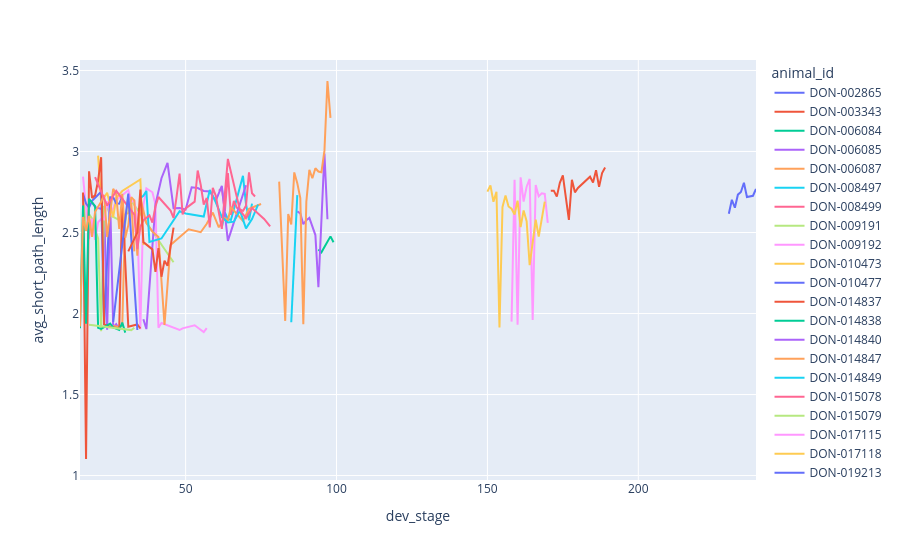

The cell this chart's notebook holds for it:
### Code cell
fig = px.line(
    summaries_df_connect_thresh,
    x="dev_stage",
    y="avg_short_path_length",
    color="animal_id",
)
fig.show()

### Figure 1 — Plotly figure (JSON) as saved in the notebook; plotly's stock layout.template omitted (floating-point values rounded to 4 significant figures)
{"data": [{"hovertemplate": "animal_id=DON-002865<br>dev_stage=%{x}<br>avg_short_path_length=%{y}<extra></extra>", "legendgroup": "DON-002865", "line": {"color": "#636efa", "dash": "solid"}, "marker": {"symbol": "circle"}, "mode": "lines", "name": "DON-002865", "orientation": "v", "showlegend": true, "type": "scatter", "x": [230, 231, 232, 233, 234, 235, 236, 238, 239], "xaxis": "x", "y": [2.616, 2.702, 2.653, 2.734, 2.75, 2.807, 2.719, 2.727, 2.768], "yaxis": "y"}, {"hovertemplate": "animal_id=DON-003343<br>dev_stage=%{x}<br>avg_short_path_length=%{y}<extra></extra>", "legendgroup": "DON-003343", "line": {"color": "#EF553B", "dash": "solid"}, "marker": {"symbol": "circle"}, "mode": "lines", "name": "DON-003343", "orientation": "v", "showlegend": true, "type": "scatter", "x": [171, 172, 173, 174, 175, 177, 178, 179, 180, 184, 185, 186, 187, 188, 189], "xaxis": "x", "y": [2.757, 2.758, 2.722, 2.806, 2.853, 2.578, 2.826, 2.748, 2.775, 2.844, 2.808, 2.885, 2.782, 2.867, 2.901], "yaxis": "y"}, {"hovertemplate": "animal_id=DON-006084<br>dev_stage=%{x}<br>avg_short_path_length=%{y}<extra></extra>", "legendgroup": "DON-006084", "line": {"color": "#00cc96", "dash": "solid"}, "marker": {"symbol": "circle"}, "mode": "lines", "name": "DON-006084", "orientation": "v", "showlegend": true, "type": "scatter", "x": [20], "xaxis": "x", "y": [1.985], "yaxis": "y"}, {"hovertemplate": "animal_id=DON-006085<br>dev_stage=%{x}<br>avg_short_path_length=%{y}<extra></extra>", "legendgroup": "DON-006085", "line": {"color": "#ab63fa", "dash": "solid"}, "marker": {"symbol": "circle"}, "mode": "lines", "name": "DON-006085", "orientation": "v", "showlegend": true, "type": "scatter", "x": [19, 20, 22, 23, 24, 25, 26, 27, 28], "xaxis": "x", "y": [2.687, 2.657, 2.646, 2.66, 1.899, 2.692, 1.914, 1.934, 1.903], "yaxis": "y"}, {"hovertemplate": "animal_id=DON-006087<br>dev_stage=%{x}<br>avg_short_path_length=%{y}<extra></extra>", "legendgroup": "DON-006087", "line": {"color": "#FFA15A", "dash": "solid"}, "marker": {"symbol": "circle"}, "mode": "lines", "name": "DON-006087", "orientation": "v", "showlegend": true, "type": "scatter", "x": [26, 28, 29, 30, 31, 32, 33], "xaxis": "x", "y": [1.923, 1.916, 1.925, 2.613, 2.62, 2.685, 2.383], "yaxis": "y"}, {"hovertemplate": "animal_id=DON-008497<br>dev_stage=%{x}<br>avg_short_path_length=%{y}<extra></extra>", "legendgroup": "DON-008497", "line": {"color": "#19d3f3", "dash": "solid"}, "marker": {"symbol": "circle"}, "mode": "lines", "name": "DON-008497", "orientation": "v", "showlegend": true, "type": "scatter", "x": [62, 63, 64, 65, 67, 69, 70, 71, 72], "xaxis": "x", "y": [2.534, 2.623, 2.584, 2.577, 2.712, 2.85, 2.677, 2.576, 2.678], "yaxis": "y"}, {"hovertemplate": "animal_id=DON-008499<br>dev_stage=%{x}<br>avg_short_path_length=%{y}<extra></extra>", "legendgroup": "DON-008499", "line": {"color": "#FF6692", "dash": "solid"}, "marker": {"symbol": "circle"}, "mode": "lines", "name": "DON-008499", "orientation": "v", "showlegend": true, "type": "scatter", "x": [61, 62, 63, 64, 65, 66, 67, 69, 70, 71, 72, 73], "xaxis": "x", "y": [2.757, 2.773, 2.63, 2.866, 2.608, 2.695, 2.653, 2.633, 2.665, 2.871, 2.743, 2.722], "yaxis": "y"}, {"hovertemplate": "animal_id=DON-009191<br>dev_stage=%{x}<br>avg_short_path_length=%{y}<extra></extra>", "legendgroup": "DON-009191", "line": {"color": "#B6E880", "dash": "solid"}, "marker": {"symbol": "circle"}, "mode": "lines", "name": "DON-009191", "orientation": "v", "showlegend": true, "type": "scatter", "x": [16, 17, 18, 19, 20, 21, 22, 23, 24, 25, 30, 31, 46], "xaxis": "x", "y": [2.735, 2.524, 2.614, 2.586, 2.519, 2.463, 1.891, 2.658, 2.656, 2.606, 2.558, 2.724, 2.316], "yaxis": "y"}, {"hovertemplate": "animal_id=DON-009192<br>dev_stage=%{x}<br>avg_short_path_length=%{y}<extra></extra>", "legendgroup": "DON-009192", "line": {"color": "#FF97FF", "dash": "solid"}, "marker": {"symbol": "circle"}, "mode": "lines", "name": "DON-009192", "orientation": "v", "showlegend": true, "type": "scatter", "x": [16, 18, 19, 20, 21, 22, 23, 24, 25, 27, 31, 32, 33, 34, 35, 36, 37, 39, 40, 41, 42, 48, 49, 53, 56, 57], "xaxis": "x", "y": [2.844, 2.459, 2.585, 2.454, 2.563, 2.583, 2.58, 2.692, 2.603, 2.698, 2.76, 2.69, 2.697, 2.569, 1.903, 2.669, 2.772, 2.748, 2.672, 1.913, 1.942, 1.898, 1.908, 1.927, 1.885, 1.91], "yaxis": "y"}, {"hovertemplate": "animal_id=DON-010473<br>dev_stage=%{x}<br>avg_short_path_length=%{y}<extra></extra>", "legendgroup": "DON-010473", "line": {"color": "#FECB52", "dash": "solid"}, "marker": {"symbol": "circle"}, "mode": "lines", "name": "DON-010473", "orientation": "v", "showlegend": true, "type": "scatter", "x": [21, 22, 24, 26, 27, 29, 35, 36], "xaxis": "x", "y": [2.975, 2.691, 2.745, 2.594, 2.713, 2.756, 2.827, 2.422], "yaxis": "y"}, {"hovertemplate": "animal_id=DON-010477<br>dev_stage=%{x}<br>avg_short_path_length=%{y}<extra></extra>", "legendgroup": "DON-010477", "line": {"color": "#636efa", "dash": "solid"}, "marker": {"symbol": "circle"}, "mode": "lines", "name": "DON-010477", "orientation": "v", "showlegend": true, "type": "scatter", "x": [16, 17, 18, 19, 22, 23, 25, 26, 27, 28, 29], "xaxis": "x", "y": [2.739, 2.678, 2.653, 2.696, 2.751, 1.93, 2.717, 2.718, 2.68, 2.677, 2.723], "yaxis": "y"}, {"hovertemplate": "animal_id=DON-014837<br>dev_stage=%{x}<br>avg_short_path_length=%{y}<extra></extra>", "legendgroup": "DON-014837", "line": {"color": "#EF553B", "dash": "solid"}, "marker": {"symbol": "circle"}, "mode": "lines", "name": "DON-014837", "orientation": "v", "showlegend": true, "type": "scatter", "x": [16, 17, 18, 19, 20, 21, 22, 23, 25, 28, 29, 31, 34, 35], "xaxis": "x", "y": [2.746, 1.102, 2.878, 2.714, 2.729, 2.82, 2.965, 1.932, 1.919, 1.908, 2.71, 1.918, 1.933, 1.908], "yaxis": "y"}, {"hovertemplate": "animal_id=DON-014838<br>dev_stage=%{x}<br>avg_short_path_length=%{y}<extra></extra>", "legendgroup": "DON-014838", "line": {"color": "#00cc96", "dash": "solid"}, "marker": {"symbol": "circle"}, "mode": "lines", "name": "DON-014838", "orientation": "v", "showlegend": true, "type": "scatter", "x": [15, 16, 17, 18, 20, 21, 22, 24, 25, 26, 28, 29, 30], "xaxis": "x", "y": [1.909, 2.667, 1.937, 2.708, 2.662, 1.912, 1.905, 1.929, 1.938, 1.914, 1.898, 1.944, 1.882], "yaxis": "y"}, {"hovertemplate": "animal_id=DON-014840<br>dev_stage=%{x}<br>avg_short_path_length=%{y}<extra></extra>", "legendgroup": "DON-014840", "line": {"color": "#ab63fa", "dash": "solid"}, "marker": {"symbol": "circle"}, "mode": "lines", "name": "DON-014840", "orientation": "v", "showlegend": true, "type": "scatter", "x": [36, 37, 40, 42, 44, 46, 48, 50, 52, 54, 56, 58, 60, 62, 64, 70], "xaxis": "x", "y": [1.965, 1.904, 2.673, 2.835, 2.93, 2.65, 2.652, 2.642, 2.779, 2.774, 2.756, 2.753, 2.696, 2.788, 2.448, 2.792], "yaxis": "y"}, {"hovertemplate": "animal_id=DON-014847<br>dev_stage=%{x}<br>avg_short_path_length=%{y}<extra></extra>", "legendgroup": "DON-014847", "line": {"color": "#FFA15A", "dash": "solid"}, "marker": {"symbol": "circle"}, "mode": "lines", "name": "DON-014847", "orientation": "v", "showlegend": true, "type": "scatter", "x": [15, 16, 17, 18, 19, 20, 22, 23, 24, 25, 26, 27, 28, 29, 30, 31, 32, 33, 34, 35, 37, 39, 41, 43, 45, 51, 55, 57, 59, 61, 63, 64, 65, 69, 71, 75], "xaxis": "x", "y": [1.92, 2.595, 2.51, 2.603, 2.473, 2.628, 2.69, 2.731, 2.472, 2.627, 2.77, 2.737, 2.522, 2.738, 2.468, 2.544, 2.718, 2.699, 2.357, 2.709, 2.558, 2.505, 2.473, 1.929, 2.422, 2.52, 2.502, 2.554, 2.623, 2.532, 2.59, 2.573, 2.657, 2.571, 2.647, 2.676], "yaxis": "y"}, {"hovertemplate": "animal_id=DON-014849<br>dev_stage=%{x}<br>avg_short_path_length=%{y}<extra></extra>", "legendgroup": "DON-014849", "line": {"color": "#19d3f3", "dash": "solid"}, "marker": {"symbol": "circle"}, "mode": "lines", "name": "DON-014849", "orientation": "v", "showlegend": true, "type": "scatter", "x": [35, 36, 37, 38, 42, 48, 50, 56, 58, 60, 62, 64, 66, 68, 70, 72, 74], "xaxis": "x", "y": [2.714, 2.727, 2.757, 2.442, 2.463, 2.631, 2.617, 2.598, 2.762, 2.687, 2.595, 2.562, 2.567, 2.635, 2.525, 2.583, 2.673], "yaxis": "y"}, {"hovertemplate": "animal_id=DON-015078<br>dev_stage=%{x}<br>avg_short_path_length=%{y}<extra></extra>", "legendgroup": "DON-015078", "line": {"color": "#FF6692", "dash": "solid"}, "marker": {"symbol": "circle"}, "mode": "lines", "name": "DON-015078", "orientation": "v", "showlegend": true, "type": "scatter", "x": [20, 24, 25, 27, 33, 34, 35, 36, 38, 39, 40, 41, 45, 46, 47, 48, 49, 50, 53, 54, 55, 56, 57, 58, 59, 60, 62, 64, 68, 70, 72, 76, 78], "xaxis": "x", "y": [2.842, 2.666, 2.694, 2.757, 2.61, 2.398, 2.535, 2.575, 2.606, 2.562, 2.66, 2.719, 2.635, 2.591, 2.719, 2.864, 2.612, 2.649, 2.691, 2.883, 2.794, 2.673, 2.713, 2.531, 2.776, 2.726, 2.522, 2.954, 2.636, 2.588, 2.651, 2.583, 2.537], "yaxis": "y"}, {"hovertemplate": "animal_id=DON-015079<br>dev_stage=%{x}<br>avg_short_path_length=%{y}<extra></extra>", "legendgroup": "DON-015079", "line": {"color": "#B6E880", "dash": "solid"}, "marker": {"symbol": "circle"}, "mode": "lines", "name": "DON-015079", "orientation": "v", "showlegend": true, "type": "scatter", "x": [18, 32, 33], "xaxis": "x", "y": [1.931, 1.898, 1.912], "yaxis": "y"}, {"hovertemplate": "animal_id=DON-017115<br>dev_stage=%{x}<br>avg_short_path_length=%{y}<extra></extra>", "legendgroup": "DON-017115", "line": {"color": "#FF97FF", "dash": "solid"}, "marker": {"symbol": "circle"}, "mode": "lines", "name": "DON-017115", "orientation": "v", "showlegend": true, "type": "scatter", "x": [158, 159, 160, 161, 162, 163, 164, 165, 166, 167, 168, 169, 170], "xaxis": "x", "y": [1.95, 2.826, 1.931, 2.84, 2.691, 2.783, 2.831, 1.959, 2.793, 2.723, 2.741, 2.738, 2.56], "yaxis": "y"}, {"hovertemplate": "animal_id=DON-017118<br>dev_stage=%{x}<br>avg_short_path_length=%{y}<extra></extra>", "legendgroup": "DON-017118", "line": {"color": "#FECB52", "dash": "solid"}, "marker": {"symbol": "circle"}, "mode": "lines", "name": "DON-017118", "orientation": "v", "showlegend": true, "type": "scatter", "x": [150, 151, 152, 153, 154, 155, 156, 157, 158, 159, 160, 161, 162, 163, 164, 166, 167, 169], "xaxis": "x", "y": [2.752, 2.791, 2.69, 2.752, 1.914, 2.658, 2.729, 2.661, 2.647, 2.611, 2.697, 2.533, 2.636, 2.57, 2.298, 2.579, 2.475, 2.691], "yaxis": "y"}, {"hovertemplate": "animal_id=DON-019213<br>dev_stage=%{x}<br>avg_short_path_length=%{y}<extra></extra>", "legendgroup": "DON-019213", "line": {"color": "#636efa", "dash": "solid"}, "marker": {"symbol": "circle"}, "mode": "lines", "name": "DON-019213", "orientation": "v", "showlegend": true, "type": "scatter", "x": [26, 31, 34], "xaxis": "x", "y": [1.948, 2.74, 1.898], "yaxis": "y"}, {"hovertemplate": "animal_id=DON-019542<br>dev_stage=%{x}<br>avg_short_path_length=%{y}<extra></extra>", "legendgroup": "DON-019542", "line": {"color": "#EF553B", "dash": "solid"}, "marker": {"symbol": "circle"}, "mode": "lines", "name": "DON-019542", "orientation": "v", "showlegend": true, "type": "scatter", "x": [31, 34, 35, 36, 39, 40, 41, 42, 43, 44, 46], "xaxis": "x", "y": [2.383, 2.499, 2.765, 2.44, 2.396, 2.257, 2.404, 2.227, 2.326, 2.295, 2.53], "yaxis": "y"}, {"hovertemplate": "animal_id=DON-019608<br>dev_stage=%{x}<br>avg_short_path_length=%{y}<extra></extra>", "legendgroup": "DON-019608", "line": {"color": "#00cc96", "dash": "solid"}, "marker": {"symbol": "circle"}, "mode": "lines", "name": "DON-019608", "orientation": "v", "showlegend": true, "type": "scatter", "x": [94, 95, 98, 99], "xaxis": "x", "y": [2.395, 2.378, 2.476, 2.44], "yaxis": "y"}, {"hovertemplate": "animal_id=DON-019609<br>dev_stage=%{x}<br>avg_short_path_length=%{y}<extra></extra>", "legendgroup": "DON-019609", "line": {"color": "#ab63fa", "dash": "solid"}, "marker": {"symbol": "circle"}, "mode": "lines", "name": "DON-019609", "orientation": "v", "showlegend": true, "type": "scatter", "x": [87, 88, 89, 90, 91, 93, 94, 96, 97], "xaxis": "x", "y": [2.631, 2.618, 2.551, 2.577, 2.591, 2.484, 2.163, 2.988, 2.582], "yaxis": "y"}, {"hovertemplate": "animal_id=DON-019747<br>dev_stage=%{x}<br>avg_short_path_length=%{y}<extra></extra>", "legendgroup": "DON-019747", "line": {"color": "#FFA15A", "dash": "solid"}, "marker": {"symbol": "circle"}, "mode": "lines", "name": "DON-019747", "orientation": "v", "showlegend": true, "type": "scatter", "x": [81, 83, 84, 85, 86, 87, 88, 89, 90, 91, 92, 93, 94, 95, 96, 97, 98], "xaxis": "x", "y": [2.814, 1.955, 2.614, 2.55, 2.871, 2.805, 2.713, 1.934, 2.69, 2.886, 2.835, 2.896, 2.876, 2.872, 3.005, 3.435, 3.208], "yaxis": "y"}, {"hovertemplate": "animal_id=DON-019748<br>dev_stage=%{x}<br>avg_short_path_length=%{y}<extra></extra>", "legendgroup": "DON-019748", "line": {"color": "#19d3f3", "dash": "solid"}, "marker": {"symbol": "circle"}, "mode": "lines", "name": "DON-019748", "orientation": "v", "showlegend": true, "type": "scatter", "x": [85, 87], "xaxis": "x", "y": [1.947, 2.731], "yaxis": "y"}], "layout": {"legend": {"title": {"text": "animal_id"}, "tracegroupgap": 0}, "margin": {"t": 60}, "xaxis": {"anchor": "y", "domain": [0.0, 1.0], "title": {"text": "dev_stage"}}, "yaxis": {"anchor": "x", "domain": [0.0, 1.0], "title": {"text": "avg_short_path_length"}}}}
